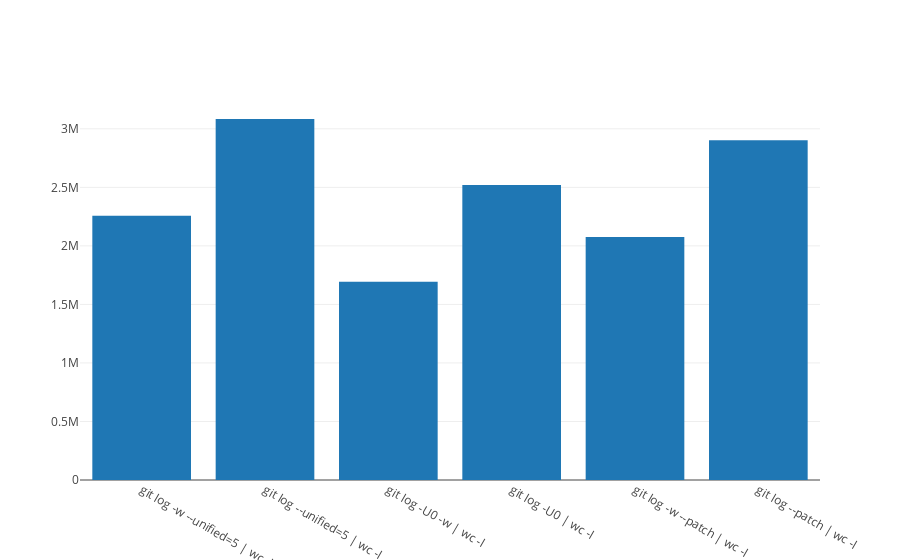

Notebook code cell kept with this figure:
### Code cell
trace = go.Bar(
    x=cmd,
    y=result,
    name='number of line'
)

data = [trace]
layout = go.Layout(
    barmode='group'
)

init_notebook_mode(connected=True)
fig = go.Figure(data=data, layout=layout)
iplot(fig, show_link=False)

### Figure 1 — Plotly figure (JSON) as saved in the notebook; plotly's stock layout.template omitted (floating-point values rounded to 4 significant figures)
{"data": [{"name": "number of line", "type": "bar", "x": ["git log -w --unified=5 | wc -l", "git log --unified=5 | wc -l", "git log -U0 -w | wc -l", "git log -U0 | wc -l", "git log -w --patch | wc -l", "git log --patch | wc -l"], "y": [2257496, 3083854, 1693502, 2519493, 2075153, 2901391]}], "layout": {"barmode": "group"}}
